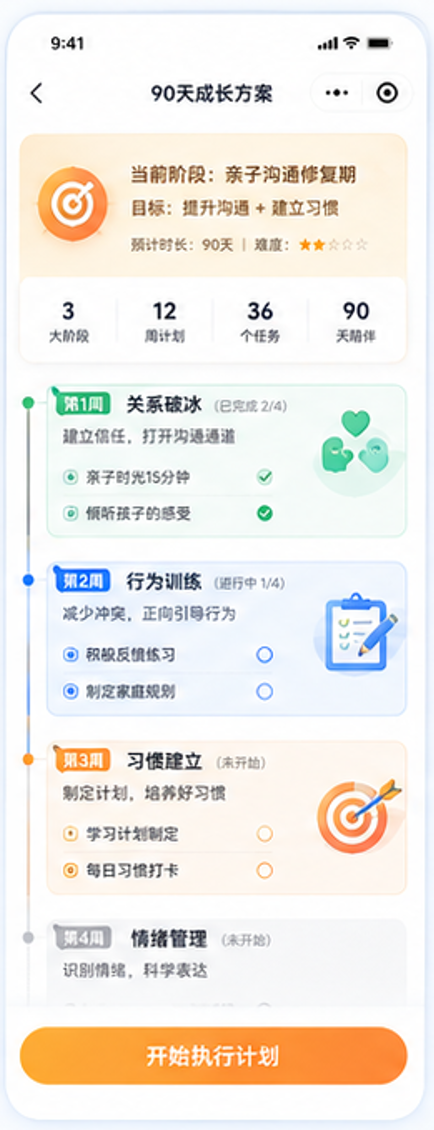
#> input picture frontend/mobile/research/baselines/ui35-original/growth-plan-90day-reference-434x1130.png, 434 x 1130 px
$ python crop_ui04_baseline_summary.py
#> lines starting #> are read from the running program, lines starting #| are printed output that depends on the picture
from pathlib import Path

from PIL import Image

ROOT = Path(__file__).resolve().parents[1]
SOURCE = ROOT / "research" / "baselines" / "ui35-original" / "growth-plan-90day-reference-434x1130.png"
TARGET = ROOT / "assets" / "images" / "ui04-plan-summary-baseline.png"


def main() -> None:
    image = Image.open(SOURCE)
#> image is the input picture: PIL image 434x1130 RGB; mean R, G, B 240.1, 235.8, 229.6
    # 原图坐标：暖橙方案摘要 + 3/12/36/90 统计，不含顶部系统栏与后续时间线。
    cropped = image.crop((17, 143, 417, 365))
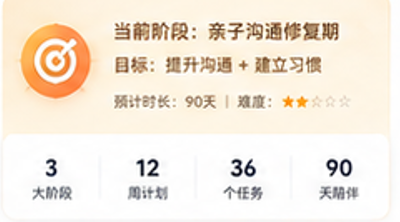
#> cropped: PIL image 400x222 RGB; mean R, G, B 244.6, 234.4, 221.2
    TARGET.parent.mkdir(parents=True, exist_ok=True)
    cropped.save(TARGET, "PNG", optimize=True)


if __name__ == "__main__":
    main()

$ run again, with frontend/mobile/research/baselines/ui35-original/activity-detail-reference-470x1016.png copied over frontend/mobile/research/baselines/ui35-original/growth-plan-90day-reference-434x1130.png
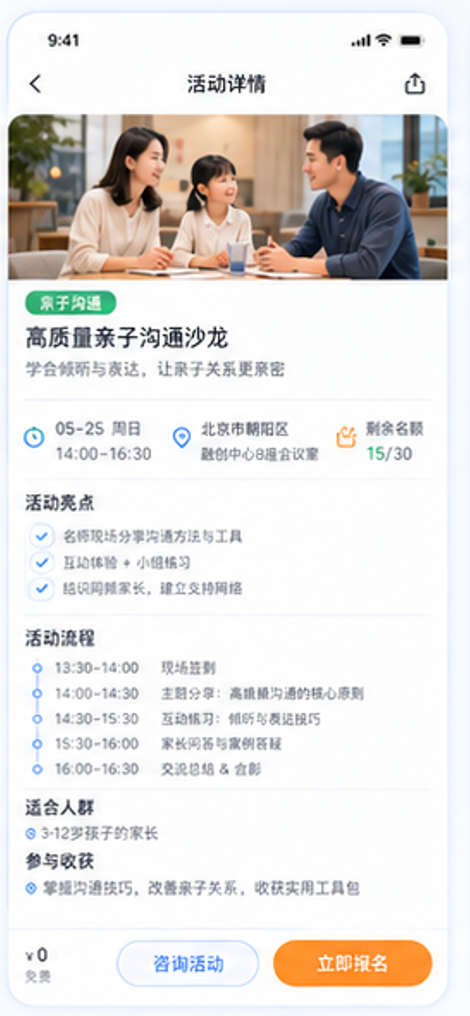
#> input picture frontend/mobile/research/baselines/ui35-original/activity-detail-reference-470x1016.png, 470 x 1016 px
#> in main, image is the input picture: PIL image 470x1016 RGB; mean R, G, B 229, 226.3, 224.1
#> in main, `cropped = image.crop((17, 143, 417, 365))`:
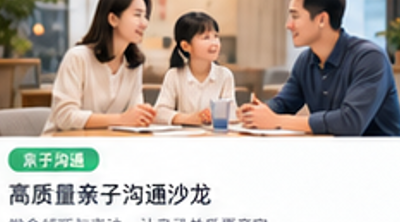
#> cropped: PIL image 400x222 RGB; mean R, G, B 180.9, 170.9, 162.2

$ run again, with frontend/mobile/research/baselines/ui35-original/ai-growth-diagnosis-reference-436x1118.png copied over frontend/mobile/research/baselines/ui35-original/growth-plan-90day-reference-434x1130.png
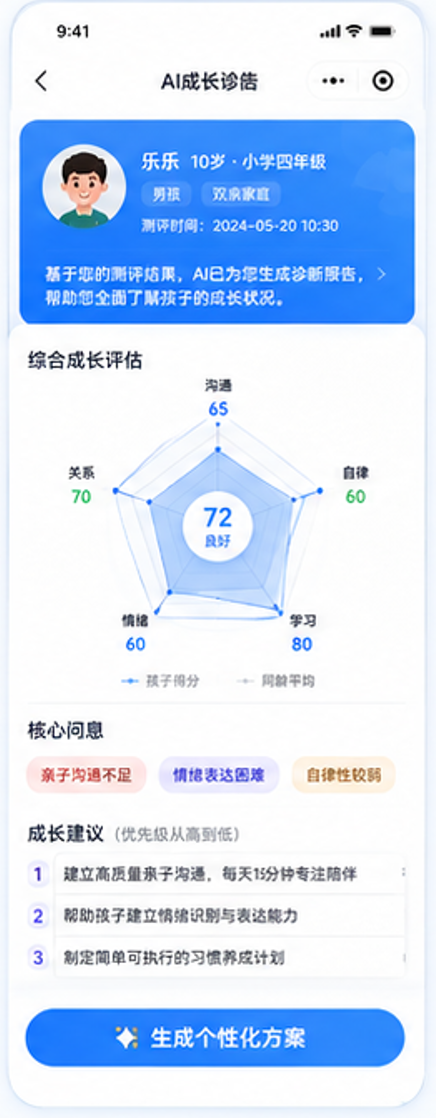
#> input picture frontend/mobile/research/baselines/ui35-original/ai-growth-diagnosis-reference-436x1118.png, 436 x 1118 px
#> in main, image is the input picture: PIL image 436x1118 RGB; mean R, G, B 204.5, 222.4, 247.2
#> in main, `cropped = image.crop((17, 143, 417, 365))`:
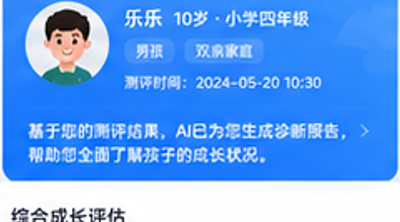
#> cropped: PIL image 400x222 RGB; mean R, G, B 100.5, 162.4, 245.4

$ run again, with frontend/mobile/research/baselines/ui35-original/annual-member-mine-reference-532x994.png copied over frontend/mobile/research/baselines/ui35-original/growth-plan-90day-reference-434x1130.png
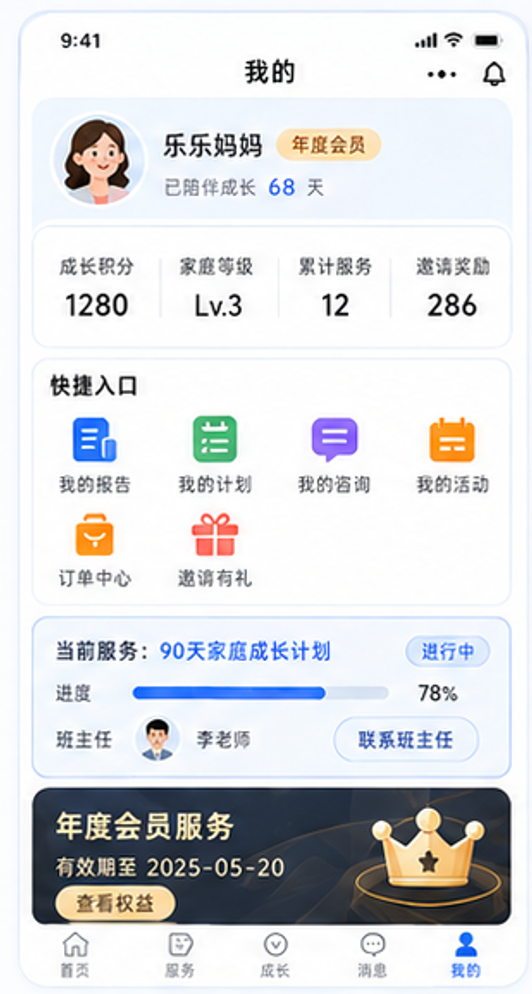
#> input picture frontend/mobile/research/baselines/ui35-original/annual-member-mine-reference-532x994.png, 532 x 994 px
#> in main, image is the input picture: PIL image 532x994 RGB; mean R, G, B 218.3, 219.8, 222.5
#> in main, `cropped = image.crop((17, 143, 417, 365))`:
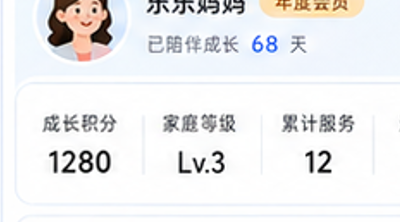
#> cropped: PIL image 400x222 RGB; mean R, G, B 236.3, 236.4, 237.5
